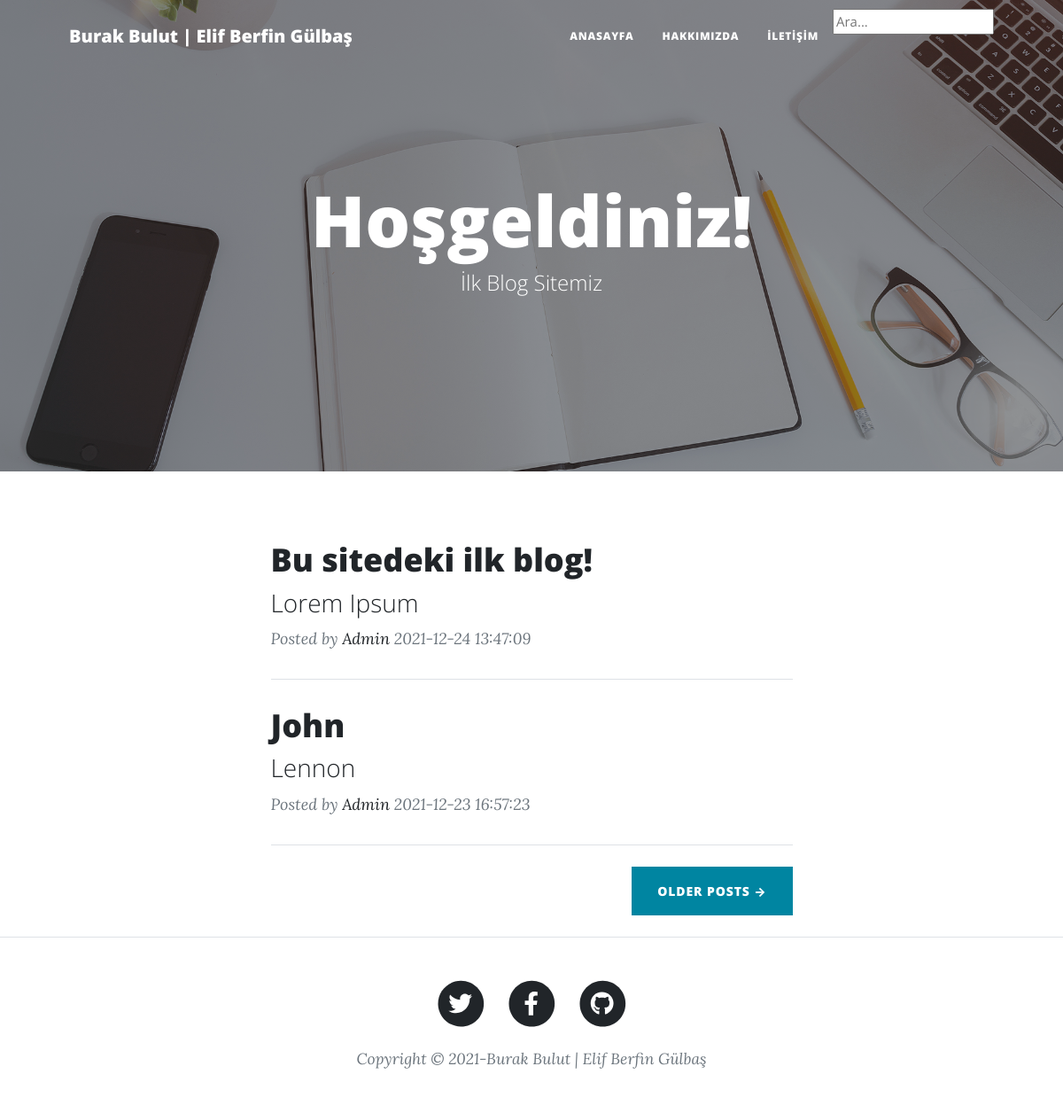
The page / on the database its author committed.
### tables this page shows
CREATE TABLE IF NOT EXISTS `bloglar` (
  `id` int(11) NOT NULL AUTO_INCREMENT,
  `baslik` varchar(150) NOT NULL,
  `alt_baslik` varchar(250) NOT NULL,
  `aciklama` text NOT NULL,
  `tarih` datetime NOT NULL DEFAULT CURRENT_TIMESTAMP,
  `aktif` int(1) NOT NULL DEFAULT '0',
  PRIMARY KEY (`id`)
);

### index.php (the view, shortened to what this page needs)
<?php require_once 'admin/pages/inc-functions.php'; ?>
<!DOCTYPE html>
<html lang="en">
    <head>
        <link href="css/styles.css" rel="stylesheet" />
    </head>
    <body>
        <?php require 'includes/inc-menu.php'; ?>
        <header class="masthead" style="background-image: url('assets/img/home-bg.jpg')">
            <div class="container position-relative px-4 px-lg-5">
                <div class="row gx-4 gx-lg-5 justify-content-center">
                    <div class="col-md-10 col-lg-8 col-xl-7">
                        <div class="site-heading">
                            <h1>Hoşgeldiniz!</h1>
                            <span class="subheading">İlk Blog Sitemiz</span>
                        </div>
                    </div>
                </div>
            </div>
        </header>
        <div class="container px-4 px-lg-5">
            <div class="row gx-4 gx-lg-5 justify-content-center">
                <div class="col-md-10 col-lg-8 col-xl-7">
                    <?php
                    @$kelime = $_GET["q"];
                    if($kelime != ""){
                        echo "<p>Aranan kelime: $kelime | <a href= 'index.php'>Anasayfaya geri dön</a></p>";
                        $cek = $db->prepare("SELECT * FROM `bloglar` WHERE `aktif` = :aktif
                        && `baslik` LIKE :aranan ORDER BY `id` DESC");
                        $cek->bindValue(":aktif", 1, PDO::PARAM_INT);
                        $cek->bindValue(":aranan", "%$kelime%", PDO::PARAM_STR);
                    }else{
                        $cek = $db->prepare("SELECT * FROM `bloglar` WHERE `aktif` = :aktif ORDER BY `id` DESC");
                        $cek->bindValue(":aktif", 1, PDO::PARAM_INT);
                    }
                    $cek->execute();
                    while($row = $cek->fetch(PDO::FETCH_ASSOC)){
                    ?>
                    <div class="post-preview">
                        <a href="blog-detay.php?id=<?= $row['id'] ?>">
                            <h2 class="post-title"><?= $row["baslik"] ?></h2>
                            <h3 class="post-subtitle"><?= $row["alt_baslik"] ?></h3>
                        </a>
                        <p class="post-meta">
                            Posted by
                            <a href="#!">Admin</a>
                            <?= $row["tarih"] ?>
                        </p>
                    </div>
                    <hr class="my-4" />
                    <?php } ?>
                    <div class="d-flex justify-content-end mb-4"><a class="btn btn-primary text-uppercase" href="#!">Older Posts →</a></div>
                </div>
            </div>
        </div>
        <?php require 'includes/inc-footer.php'; ?>
    </body>
</html>

### rows shown on the page
bloglar: baslik "Bu sitedeki ilk blog!", alt_baslik "Lorem Ipsum", tarih "2021-12-24 13:47:09"
bloglar: baslik "John", alt_baslik "Lennon", tarih "2021-12-23 16:57:23"
